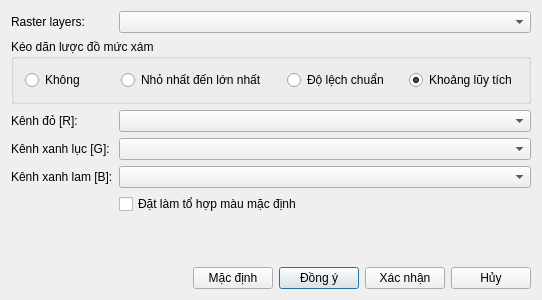
<?xml version="1.0" encoding="UTF-8"?>
<ui version="4.0">
 <class>ColorCompositeDialogClass</class>
 <widget class="QWidget" name="ColorCompositeDialogClass">
  <property name="geometry">
   <rect>
    <x>0</x>
    <y>0</y>
    <width>542</width>
    <height>300</height>
   </rect>
  </property>
  <property name="windowTitle">
   <string>Tổ hợp màu</string>
  </property>
  <layout class="QGridLayout" name="gridLayout_2">
   <item row="0" column="0">
    <widget class="QLabel" name="rasterNameLbl">
     <property name="text">
      <string>Raster layers:</string>
     </property>
    </widget>
   </item>
   <item row="0" column="1">
    <widget class="QComboBox" name="rasterLayerCbx">
     <property name="sizePolicy">
      <sizepolicy hsizetype="Expanding" vsizetype="Fixed">
       <horstretch>0</horstretch>
       <verstretch>0</verstretch>
      </sizepolicy>
     </property>
    </widget>
   </item>
   <item row="1" column="0" colspan="2">
    <widget class="QGroupBox" name="groupBox">
     <property name="title">
      <string>Kéo dãn lược đồ mức xám</string>
     </property>
     <layout class="QGridLayout" name="gridLayout">
      <property name="horizontalSpacing">
       <number>20</number>
      </property>
      <item row="0" column="3">
       <widget class="QRadioButton" name="stdDevRbtn">
        <property name="text">
         <string>Độ lệch chuẩn</string>
        </property>
       </widget>
      </item>
      <item row="0" column="0">
       <widget class="QRadioButton" name="noneRbtn">
        <property name="text">
         <string>Không</string>
        </property>
       </widget>
      </item>
      <item row="0" column="2">
       <widget class="QRadioButton" name="minMaxRbtn">
        <property name="text">
         <string>Nhỏ nhất đến lớn nhất</string>
        </property>
       </widget>
      </item>
      <item row="0" column="4">
       <widget class="QRadioButton" name="cumulativeCutRbtn">
        <property name="text">
         <string>Khoảng lũy tích</string>
        </property>
        <property name="checked">
         <bool>true</bool>
        </property>
       </widget>
      </item>
     </layout>
    </widget>
   </item>
   <item row="2" column="0">
    <widget class="QLabel" name="label">
     <property name="text">
      <string>Kênh đỏ [R]:</string>
     </property>
    </widget>
   </item>
   <item row="2" column="1">
    <widget class="QComboBox" name="redBandCbx">
     <property name="sizePolicy">
      <sizepolicy hsizetype="Expanding" vsizetype="Fixed">
       <horstretch>0</horstretch>
       <verstretch>0</verstretch>
      </sizepolicy>
     </property>
    </widget>
   </item>
   <item row="3" column="0">
    <widget class="QLabel" name="label_6">
     <property name="text">
      <string>Kênh xanh lục [G]:</string>
     </property>
    </widget>
   </item>
   <item row="3" column="1">
    <widget class="QComboBox" name="greenBandCbx">
     <property name="sizePolicy">
      <sizepolicy hsizetype="Expanding" vsizetype="Fixed">
       <horstretch>0</horstretch>
       <verstretch>0</verstretch>
      </sizepolicy>
     </property>
    </widget>
   </item>
   <item row="4" column="0">
    <widget class="QLabel" name="label_7">
     <property name="text">
      <string>Kênh xanh lam [B]:</string>
     </property>
    </widget>
   </item>
   <item row="4" column="1">
    <widget class="QComboBox" name="blueBandCbx">
     <property name="sizePolicy">
      <sizepolicy hsizetype="Expanding" vsizetype="Fixed">
       <horstretch>0</horstretch>
       <verstretch>0</verstretch>
      </sizepolicy>
     </property>
    </widget>
   </item>
   <item row="6" column="0">
    <spacer name="verticalSpacer">
     <property name="orientation">
      <enum>Qt::Vertical</enum>
     </property>
     <property name="sizeHint" stdset="0">
      <size>
       <width>20</width>
       <height>28</height>
      </size>
     </property>
    </spacer>
   </item>
   <item row="7" column="0" colspan="2">
    <layout class="QHBoxLayout" name="horizontalLayout">
     <item>
      <spacer name="horizontalSpacer">
       <property name="orientation">
        <enum>Qt::Horizontal</enum>
       </property>
       <property name="sizeHint" stdset="0">
        <size>
         <width>222</width>
         <height>20</height>
        </size>
       </property>
      </spacer>
     </item>
     <item>
      <widget class="QPushButton" name="defaultBtn">
       <property name="text">
        <string>Mặc định</string>
       </property>
      </widget>
     </item>
     <item>
      <widget class="QPushButton" name="okBtn">
       <property name="text">
        <string>Đồng ý</string>
       </property>
       <property name="default">
        <bool>true</bool>
       </property>
      </widget>
     </item>
     <item>
      <widget class="QPushButton" name="applyBtn">
       <property name="text">
        <string>Xác nhận</string>
       </property>
       <property name="default">
        <bool>false</bool>
       </property>
      </widget>
     </item>
     <item>
      <widget class="QPushButton" name="cancelBtn">
       <property name="text">
        <string>Hủy</string>
       </property>
      </widget>
     </item>
    </layout>
   </item>
   <item row="5" column="1">
    <widget class="QCheckBox" name="saveBandIndexesChbx">
     <property name="text">
      <string>Đặt làm tổ hợp màu mặc định</string>
     </property>
    </widget>
   </item>
  </layout>
 </widget>
 <layoutdefault spacing="6" margin="11"/>
 <tabstops>
  <tabstop>rasterLayerCbx</tabstop>
  <tabstop>noneRbtn</tabstop>
  <tabstop>minMaxRbtn</tabstop>
  <tabstop>stdDevRbtn</tabstop>
  <tabstop>cumulativeCutRbtn</tabstop>
  <tabstop>redBandCbx</tabstop>
  <tabstop>greenBandCbx</tabstop>
  <tabstop>blueBandCbx</tabstop>
  <tabstop>saveBandIndexesChbx</tabstop>
  <tabstop>defaultBtn</tabstop>
  <tabstop>okBtn</tabstop>
  <tabstop>applyBtn</tabstop>
 </tabstops>
 <resources/>
 <connections/>
</ui>
